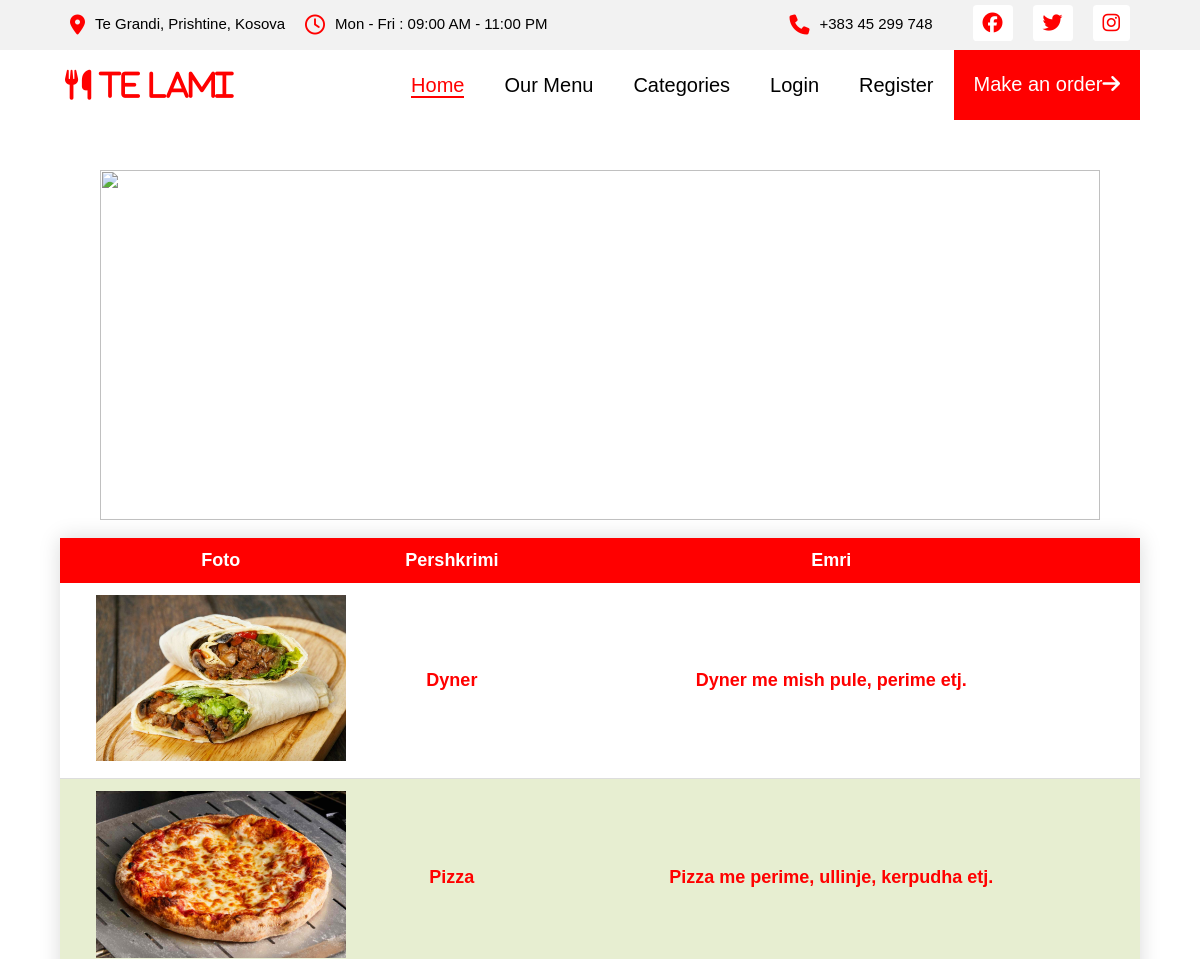
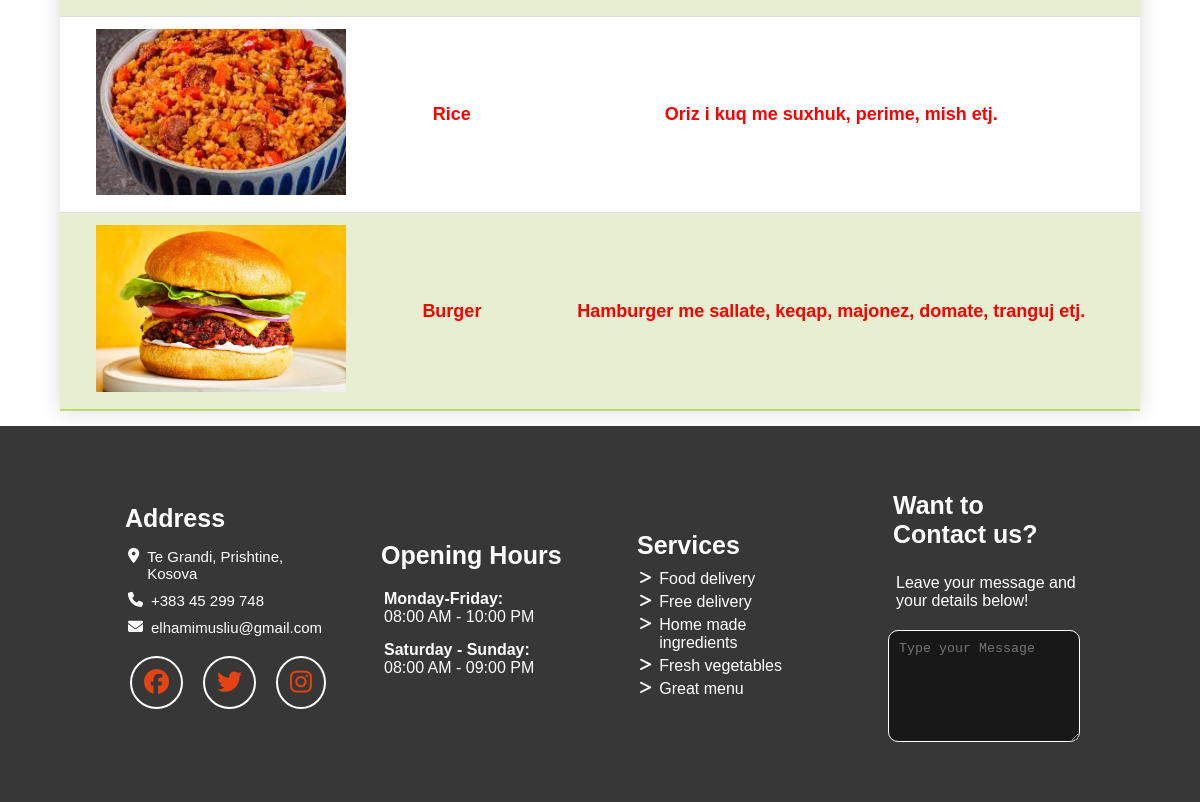
The page /ushqimet.php on the database its author committed (2 pictures, top to bottom).
### tables this page shows
CREATE TABLE `ushqimet` (
  `ushqimetID` int(11) NOT NULL,
  `emriUshqimit` varchar(100) NOT NULL,
  `pershkrimi` varchar(500) DEFAULT NULL,
  `foto` varchar(500) NOT NULL,
  `active` tinyint(4) NOT NULL,
  `kategoriaID` int(11) NOT NULL
);

### inc/functions.php (called while the page is built, shortened)
<?php
function merrUshqimet(){
    global $dbconn;
    $sql = "SELECT u.ushqimetID, u.emriUshqimit, u.pershkrimi, u.foto, u.active, k.kategoriaID
    FROM ushqimet u INNER JOIN kategorite k ON u.kategoriaID=k.kategoriaID";
    return mysqli_query($dbconn, $sql);
}

### ushqimet.php (the view, shortened to what this page needs)
<?php
    include "inc/header.php";
?>
<head>
    <link rel="stylesheet" href="css/style-table.css">
</head>
<section class="list-entity container">
    <div class="image">
        <img src="https://caterease.com/wp-content/uploads/2019/01/Final-Background-For-Login.png" alt="">
    </div>
    <table class="styled-table">
        <thead>
        <tr>
            <th>Foto</th>
            <th>Pershkrimi</th>
            <th>Emri</th>
        </tr>
        </thead>
        <tbody>
            <?php
            $ushqimet=merrUshqimet();
            while ($ushqimi = mysqli_fetch_assoc($ushqimet)) {
                $ushqimiFoto=$ushqimi['foto'];
                echo "<tr class='active-row'>";
                echo "<td><img style='width:250px' src='images/$ushqimiFoto'></td>";
                echo "<td>". $ushqimi['emriUshqimit'] . "</td>";
                echo "<td>". $ushqimi['pershkrimi'] . "</td>";
            }
            ?>
    </table>
</section>
<?php
    include "inc/footer.php";
?>

### inc/header.php (shortened to what this page needs)
<?php
    include "functions.php";
?>
<!DOCTYPE HTML>
<html>
    <head>
        <link rel="stylesheet" href="css/style.css">
    </head>
<body>
    <header id="myPage" class="first-header">
        <div class="container">
            <div class="address-content">
                <div class="address-info">
                    <div class="address-location">
                        <i style="font-size: 20px;" class="fa-solid fa-location-dot"></i>
                        <p>Te Grandi, Prishtine, Kosova</p>
                    </div>
                    <div class="address-time">
                        <i style="font-size: 20px;" class="fa-regular fa-clock"></i>
                        <p>Mon - Fri : 09:00 AM - 11:00 PM</p>
                    </div>
                </div>
                <div class="address-contact">
                    <i class="fa-solid fa-phone"></i>
                    <p>+383 45 299 748</p>
                    <div class="socials">
                        <div>
                            <a href="#"><i class="fa-brands fa-facebook"></i></a>
                        </div>
                        <div>
                            <a href="#"><i class="fa-brands fa-twitter"></i></a>
                        </div>
                        <div>
                            <a href="#"><i class="fa-brands fa-instagram"></i></a>
                        </div>
                    </div>
                </div>
            </div>
        </div>
    </header>
    <header>
        <div class="container">
            <div class="header-content">
                <div class="logo">
                    <a href="index.php">
                        <h2 class="fa-solid fa-utensils"> Te Lami</h2>
                    </a>
                </div>
                <div class="navbar">
                    <ul class="navbar-items">
                        <li class="first-item"><a href="index.php">Home</a></li>
                        <li><a href="ushqimet.php">Our Menu</a></li>
                        <li><a href="kategorite.php">Categories</a></li>
                        <?php
                        if(isset($_SESSION['user']['role'])){
                            echo "<li><a href='shoferat.php'>Drivers</a></li>";
                            if($_SESSION['user']['role']==1){
                            echo "<li><a href='userat.php'>Users</a></li>";
                            }
                            echo "<li><a href='logout.php'>Logout</a></li>";
                        }else{
                            echo "<li><a href='login.php'>Login</a></li>";
                            echo "<li><a href='register.php'>Register</a></li>";
                        }
                    ?>
                        <li class="last-item">
                            <div class="last-button"><a href="porosite.php">Make an order<i
                            class="fa-solid fa-arrow-right"></i></a>
                            </div>
                        </li>
                    </ul>
                </div>
            </div>
        </div>
    </header>
</body>
</html>

### inc/footer.php (shortened to what this page needs)
<!DOCTYPE HTML>
<html>
    <head>
        <link rel="stylesheet" href="css/style.css">
    </head>
<body>
<footer class="footer">
        <div class="footer-container">
            <div class="footer-content">
                <div class="col1">
                    <h2>Address</h2>
                    <div class="col1-details">
                        <i class="fa-solid fa-location-dot"></i>
                        <p>Te Grandi, Prishtine, Kosova</p>
                    </div>
                    <div class="col1-details">
                        <i class="fa-solid fa-phone"></i>
                        <p>+383 45 299 748</p>
                    </div>
                    <div class="col1-details">
                        <i class="fa-solid fa-envelope"></i>
                        <p>elhamimusliu@gmail.com</p>
                    </div>
                    <div class="col1-details">
                        <div class="social-media">
                            <div>
                                <a href="#"><i class="fa-brands fa-facebook"></i></a>
                            </div>
                            <div>
                                <a href="#"><i class="fa-brands fa-twitter"></i></a>
                            </div>
                            <div>
                                <a href="#"><i class="fa-brands fa-instagram"></i></a>
                            </div>
                        </div>
                    </div>
                </div>
                <div class="col2">
                    <h2>Opening Hours</h2>
                    <div class="col2-div">
                        <p>Monday-Friday:</p>
                        <p>08:00 AM - 10:00 PM</p>
                    </div>
                    <div class="col2-div">
                        <p>Saturday - Sunday:</p>
                        <p>08:00 AM - 09:00 PM</p>
                    </div>
                </div>
                <div class="col3">
                    <h2>Services</h2>
                    <div class="col3-details">
                        <i class="fa-solid fa-greater-than"></i>
                        <p>Food delivery</p>
                    </div>
                    <div class="col3-details">
                        <i class="fa-solid fa-greater-than"></i>
                        <p>Free delivery</p>
                    </div>
                    <div class="col3-details">
                        <i class="fa-solid fa-greater-than"></i>
                        <p>Home made ingredients</p>
                    </div>
                    <div class="col3-details">
                        <i class="fa-solid fa-greater-than"></i>
                        <p>Fresh vegetables</p>
                    </div>
                    <div class="col3-details">
                        <i class="fa-solid fa-greater-than"></i>
                        <p>Great menu</p>
                    </div>
                </div>
                <div class="col4">
                    <h2>Want to Contact us?</h2>
                    <p>Leave your message and your details below!</p>
                    <textarea name="message" rows="6" placeholder="Type your Message"></textarea>
                </div>
            </div>
        </div>
    </footer>
</body>
</html>

### css/style.css (style rules this page uses)
* { margin: 0; padding: 0; }
body { font-size: 15px; font-family: 'Trebuchet MS', 'Lucida Sans Unicode', 'Lucida Grande', 'Lucida Sans', Arial, sans-serif; margin: 0; padding: 0; }
.container { width: 90%; margin: 0 auto; }
.first-header { background-color: #f2f2f2; height: 50px; width: 100%; }
.address-content { display: flex; flex-direction: row; justify-content: space-between; padding-top: 15px; }
.address-info, .address-contact { display: flex; }
.address-location, .address-time { display: flex; padding: 0 10px; }
.address-location i, .address-time i { color: red; padding-right: 10px; }
.address-contact i { font-size: 20px; color: red; padding-right: 10px; }
.socials { display: flex; justify-content: space-between; padding-left: 30px; position: relative; bottom: 10px; }
.socials div { background-color: #fff; padding-top: 2px; padding-bottom: 5px; padding-left: 10px; font-size: 25px; margin: 0 10px; border-radius: 10%; }
.header-content { height: 70px; display: flex; flex-direction: row; justify-content: space-between; align-items: center; }
.logo a { align-items: center; text-decoration: none; color: red; font-size: 20px; }
.navbar-items { display: flex; list-style-type: none; align-items: center; height: 100%; }
.navbar li a { margin: 20px; text-decoration: none; font-size: 20px; color: black; }
.first-item a { color: red!important; border-bottom: 2px solid red; }
.last-item { background-color: red; height: 70px; }
.last-button { padding-top: 12.5%; cursor: pointer; }
.last-button a { color: white!important; }
.section2-description p, h2 { padding: 5px; }
.footer { background-color: #232323e7; }
.footer-content { display: flex; flex-direction: row; justify-content: space-between; padding: 50px 0; }
.footer-container { width: 80%; margin: 0 auto; }
.col1, .col2, .col3, .col4 { width: 20%; margin: auto 0; }
.col1-details { display: flex; margin: 10px 0; }
.social-media { display: flex; justify-content: space-between; }
.social-media div { border: 2px solid #fff; border-radius: 100%; padding: 10px 12px; font-size: 25px; margin: 10px; }
.social-media div a i { padding: 0; font-size: 25px; border-radius: 50%; color: rgb(228, 67, 19); }
.col1 h2, .col2 h2, .col3 h2, .col4 h2 { color: #fff; font-weight: bold; font-size: 25px; display: flex; }
.col1-details p, .col1-details i, .col3-details i { padding-left: 8px; color: #fff; font-size: 15px; }
.col2-div { display: flex; flex-direction: column; margin: 15px 0; }
.col2-div p, .col3-details p, .col4 p { padding-left: 8px; color: #fff; font-size: 16px; }
.col2-div > :first-child { font-weight: bold; }
.col3-details { display: flex; margin: 5px 0; cursor: pointer; }
.col4 { display: flex; flex-direction: column; }
.col4 h2, .col4 p, .col4 textarea { margin: 10px 0; }
textarea { margin: 10px 0; padding: 10px; background-color: #181818; border-radius: 10px; border-color: #fff; outline: none; color: #fff; }

### css/style-table.css (style rules this page uses)
.styled-table { border-collapse: collapse; margin: 15px 0; font-size: 18px; font-family: sans-serif; min-width: 1000px; width: 100%; box-shadow: 0 0 20px rgba(0, 0, 0, 0.15); }
.styled-table thead tr { background-color: red; color: #ffffff; text-align: center; }
.styled-table th, .styled-table td { padding: 12px 15px; text-align: center!important; }
.styled-table tbody tr { border-bottom: 1px solid #dddddd; }
.styled-table tbody tr:nth-of-type(even) { background-color: #9eb9473f; }
.styled-table tbody tr:last-of-type { border-bottom: 2px solid #a5c639a2; }
.styled-table tbody tr.active-row { font-weight: bold; color: #a5c639a2; }
.kategorite .styled-table th, .styled-table td { text-align: left; }
.list-entity, .section-shto-modifiko { margin-top: 50px!important; margin: 10px auto; display: flex; flex-direction: column; justify-content: center; align-items: center; }
.image img { width: 1000px; height: 350px; object-fit: cover; }
.image { position: relative; z-index: 5; }
.styled-table tbody tr.active-row { font-weight: bold; color: red; }

### rows shown on the page
ushqimet: foto (picture), emriUshqimit "Dyner", pershkrimi "Dyner me mish pule, perime etj."
ushqimet: foto (picture), emriUshqimit "Pizza", pershkrimi "Pizza me perime, ullinje, kerpudha etj."
ushqimet: foto (picture), emriUshqimit "Rice", pershkrimi "Oriz i kuq me suxhuk, perime, mish etj."
ushqimet: foto (picture), emriUshqimit "Burger", pershkrimi "Hamburger me sallate, keqap, majonez, domate, tranguj etj."
